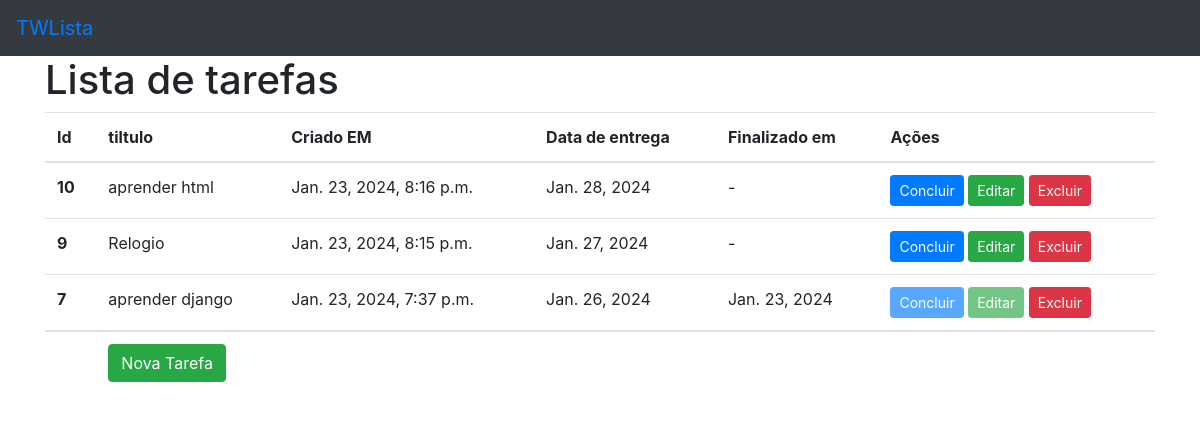
Before: / with the older database file.
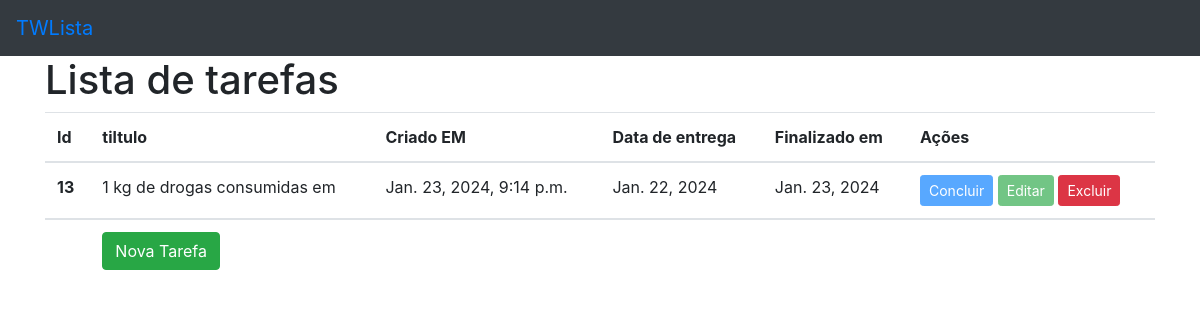
After: the same page with the newer database file.
### listaapp/models.py (models this page shows, shortened)
class Tarefa(models.Model):
    titulo = models.CharField(max_length = 100, null = False, blank = True)
    data_criacao = models.DateTimeField(auto_now_add = True )
    data_entrega = models.DateField(null = False, blank = True)
    data_fim = models.DateField(null = True, blank = True)

### listaapp/views.py (the view)
# urls.py: path('', HomeView.as_view(), name = 'home'),
class HomeView(TemplateView):
    template_name = "index.html"
    def get_context_data(self, **kwargs):
        context = super().get_context_data(**kwargs)
        context['lista'] = Tarefa.objects.all().order_by("-data_entrega")
        return context

### listaapp/templates/index.html (shortened to what this page needs)
{% extends "base.html" %}
{% block content %}
    <main class = "container">
        <h1>Lista de tarefas</h1>
        {% if lista %}
        <table class="table">
            <thead>
              <tr>
                <th scope="col">Id</th>
                <th scope="col">tiltulo</th>
                <th scope="col">Criado EM</th>
                <th scope="col">Data de entrega</th>
                <th scope="col">Finalizado em</th>
                <th scope="col">Ações</th>
              </tr>
            </thead>
            <tbody>
                {% for listas in lista %}
              <tr>
                <th scope="row">{{listas.id}}</th>
                <td>{{listas.titulo}}</td>
                <td>{{listas.data_criacao}}</td>
                <td>{{listas.data_entrega}}</td>
                <td>{{listas.data_fim|default:"-"}}</td>
                <td>
                    <a href="{% url 'concluir' listas.pk %}" class= "btn btn-primary btn-sm {% if listas.data_fim %}disabled{% endif %}" >Concluir</a>
                    <a href="{% url 'atualizar'  listas.pk %}" class= "btn btn-success btn-sm {% if listas.data_fim %}disabled{% endif %}">Editar</a>
                    <a href="{% url 'excluir'  listas.pk %}" class= "btn btn-danger btn-sm">Excluir</a>
                </td>
              </tr>
              {% endfor %}
            </tbody>
            {% else %}
            <p>Não há tarefas cadastradas no momento. Comece adicionando suas primeiras tarefas para organizar seu trabalho."</p>
            {% endif %}
            <th>
              <td><a href="{% url "crialista" %}" class = "btn btn-success">Nova Tarefa</a></td>
            </th>
          </table>
    </main>
    {% endblock %}

### listaapp/templates/base.html (shortened to what this page needs)
<!doctype html>
<html lang="pt-br">
  <head>
    <link rel="stylesheet" href="https://cdn.jsdelivr.net/npm/bootstrap@4.0.0/dist/css/bootstrap.min.css">
  </head>
  <body>
    <nav class = "navbar bg-dark">
        <div class="container-fuild">
            <a href="#" class = "navbar-brand">TWLista</a>
        </div>
    </nav>
    {% block content %}
    {% endblock %}
  </body>
</html>

Changed rows visible on the page:
removed Tarefa: id "10", titulo "aprender html", data_criacao "Jan. 23, 2024, 8:16 p.m.", data_entrega "Jan. 28, 2024", data_fim "-"
removed Tarefa: id "9", titulo "Relogio", data_criacao "Jan. 23, 2024, 8:15 p.m.", data_entrega "Jan. 27, 2024", data_fim "-"
removed Tarefa: id "7", titulo "aprender django", data_criacao "Jan. 23, 2024, 7:37 p.m.", data_entrega "Jan. 26, 2024", data_fim "Jan. 23, 2024"
added Tarefa: id "13", titulo "1 kg de drogas consumidas em", data_criacao "Jan. 23, 2024, 9:14 p.m.", data_entrega "Jan. 22, 2024", data_fim "Jan. 23, 2024"
